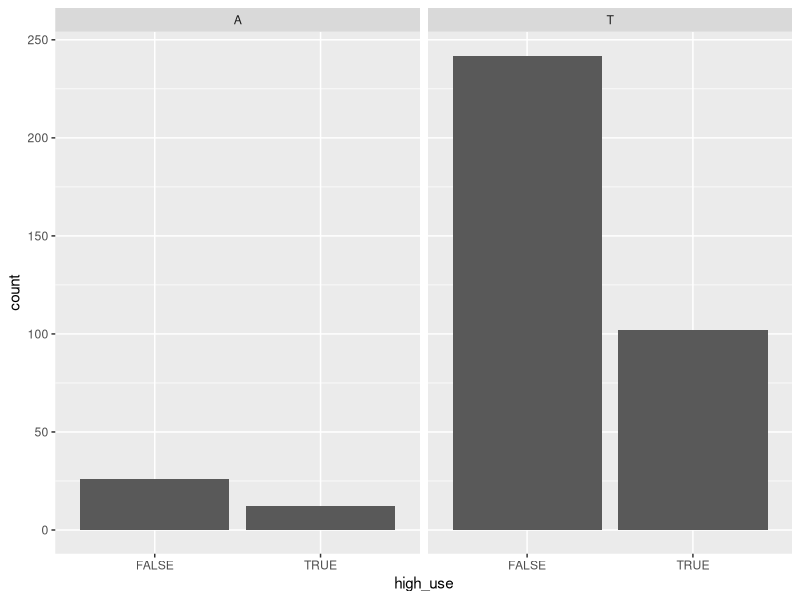
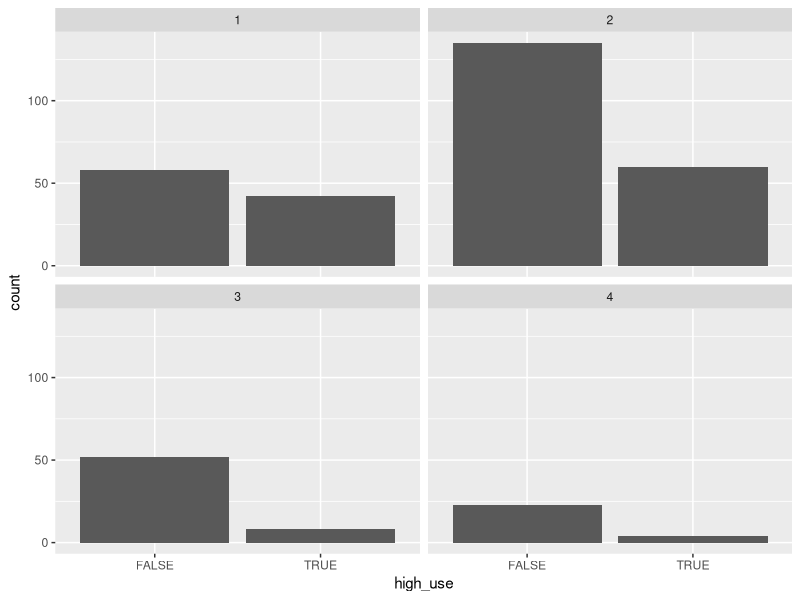
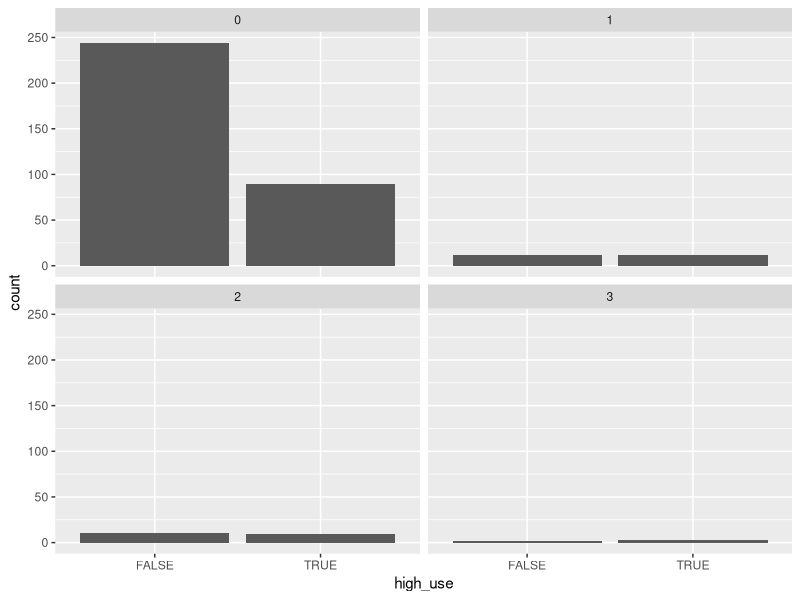
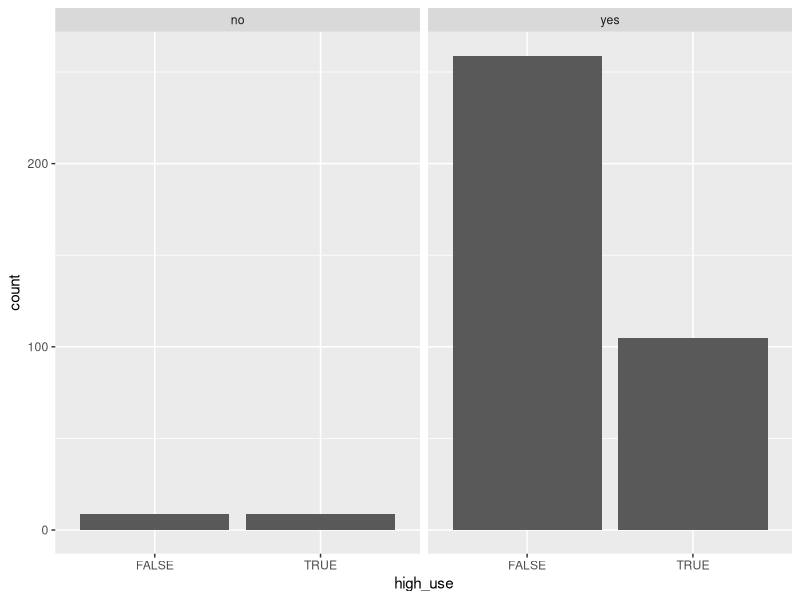

The R source for these figures, in order:
## ---- chunk 1
knitr::opts_chunk$set(echo = TRUE)
## ---- chunk 2
alc<-read.csv("alc.csv",row.names=1)
## ---- chunk 3
colnames(alc)
dim(alc)
## ---- chunk 4
library(ggplot2)
library(GGally)
## ---- chunk 5
bar<-ggplot(data=alc, aes(x=high_use))
bar+facet_wrap("Pstatus")+geom_bar()
bar+facet_wrap("studytime")+geom_bar()
bar+facet_wrap("failures")+geom_bar()
bar+facet_wrap("higher")+geom_bar()
## ---- chunk 6
table(high_use=alc$high_use, Pstatus=alc$Pstatus)
table(high_use=alc$high_use, studytime=alc$studytime)
table(high_use=alc$high_use, failures=alc$failures)
table(high_use=alc$high_use, higher=alc$higher)
